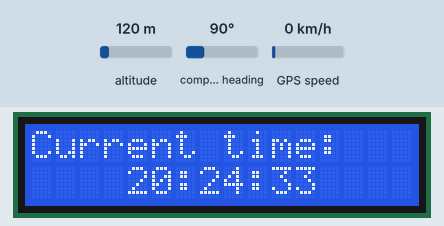
A sketch run on a simulated Arduino Uno, built with avr-gcc and run on an emulated ATmega328P. Parts: 16×2 character LCD. The test bench sets the inputs (shaded band); at power-on: altitude 120 m, compass heading 90°, GPS speed 0 km/h. The GPS gets a fix after 3 s at 37.7749, -122.4194 with 8 satellites.

Above: at 3.1 s.
At 7.1 s:
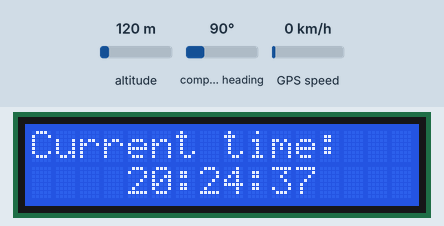
At 11.1 s:
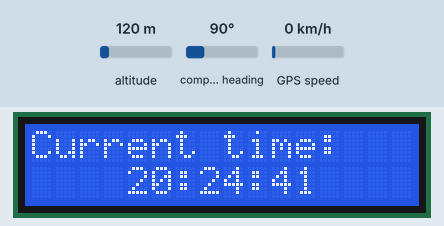
At 20.1 s:
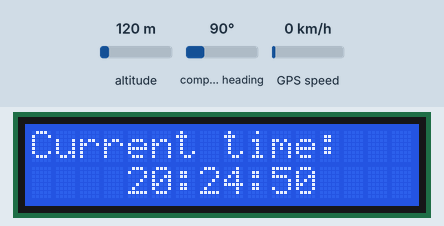
At 29.1 s:
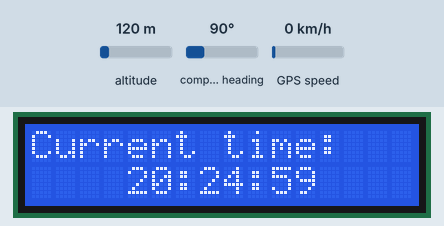
At 38.2 s:
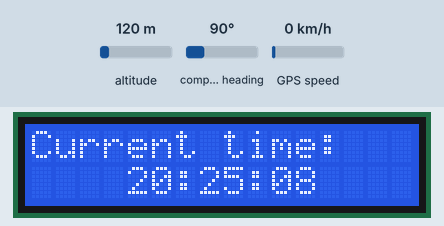

The sketch:

gps_based_clock.ino
```cpp
// Project 45 - Creating an Accurate GPS-based Clock
#include <TinyGPS.h>
#include <LiquidCrystal.h>
LiquidCrystal lcd( 8, 9, 4, 5, 6, 7 );
// Create an instance of the TinyGPS object
TinyGPS gps;
void getgps(TinyGPS &gps);
void setup()
{
  Serial.begin(4800);
  lcd.begin(16, 2);
}
void getgps(TinyGPS &gps)
{
  int year, a, t;
  byte month, day, hour, minute, second, hundredths;
  gps.crack_datetime(&year, &month, &day, &hour, &minute, &second, &hundredths);
  hour = hour + 10; // correct for your time zone
  if (hour > 23)
  {
    hour = hour - 24;
  }
  lcd.setCursor(0, 0); // print the date and time
  lcd.print("Current time: ");
  lcd.setCursor(4, 1);
  if (hour < 10)
  {
    lcd.print("0");
  }
  lcd.print(hour, DEC);
  lcd.print(":");
  if (minute < 10)
  {
    lcd.print("0");
  }
  lcd.print(minute, DEC);
  lcd.print(":");
  if (second < 10)
  {
    lcd.print("0");
  }
  lcd.print(second, DEC);
}
void loop()
{
  byte a;
  if ( Serial.available() > 0 ) // if there is data coming into the serial line
  {
    a = Serial.read(); // get the byte of data
    if (gps.encode(a)) // if there is valid GPS data...
    {
      getgps(gps); // then grab the data and display it on the LCD
    }
  }
}
```

Measured:
- what the display in image 0 shows lasts 1.0 s, from 3.1 s to 4.1 s
